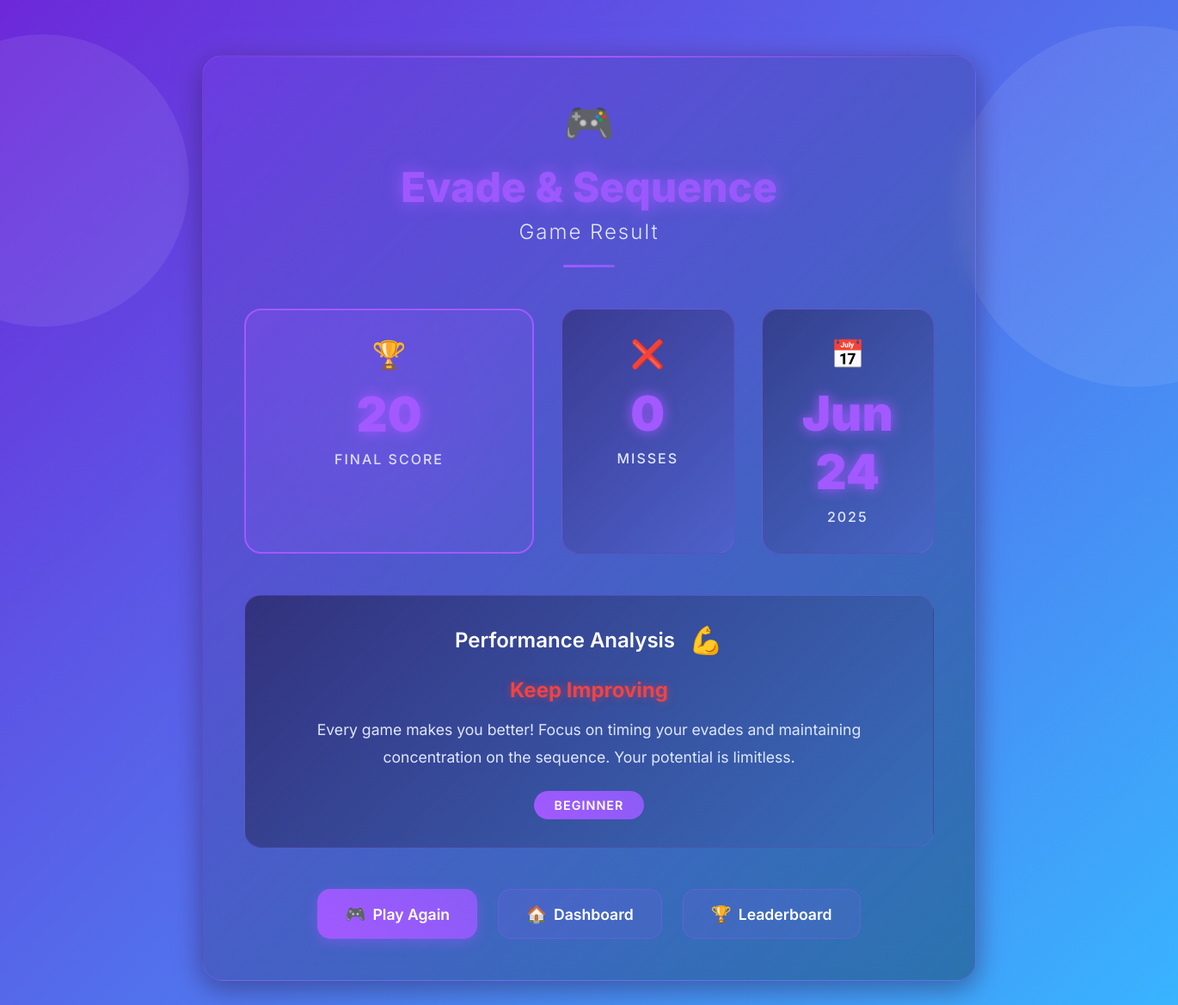
Screenshot of /accounts/evade-and-sequence-result/2/ (signed in) with the database file from the repository.
### accounts/models.py (models this page shows, shortened)
class EvadeAndSequenceResult(models.Model):
    user = models.ForeignKey(User, on_delete=models.CASCADE)
    score = models.IntegerField()
    misses = models.IntegerField(default=0)
    timestamp = models.DateTimeField(auto_now_add=True)
    class Meta:
        ordering = ['-timestamp']

### accounts/views.py (the view)
# urls.py: path('evade-and-sequence-result/<int:result_id>/', evade_and_sequence_result_view, name='evade_and_sequence_result'),
@login_required
def evade_and_sequence_result_view(request, result_id):
    try:
        result = EvadeAndSequenceResult.objects.get(id=result_id, user=request.user)
    except EvadeAndSequenceResult.DoesNotExist:
        return redirect('dashboard')
    context = {
        'result': result
    }
    return render(request, 'accounts/evade_and_sequence_result.html', context)

### accounts/templates/accounts/evade_and_sequence_result.html (shortened to what this page needs)
{% load static %}
<!DOCTYPE html>
<html lang="en">
<head>
</head>
<body>
    <div class="circle-bg left"></div>
    <div class="circle-bg right"></div>
    <div class="container">
        <div class="result-container">
            <div class="result-header">
                <div class="header-icon">🎮</div>
                <h1>Evade & Sequence</h1>
                <h2>Game Result</h2>
                <div class="header-decoration"></div>
            </div>
            <div class="result-stats">
                <div class="stat-card primary-stat">
                    <div class="stat-icon">🏆</div>
                    <div class="stat-value">{{ result.score }}</div>
                    <div class="stat-label">Final Score</div>
                    <div class="stat-glow"></div>
                </div>
                <div class="stat-card secondary-stat">
                    <div class="stat-icon">❌</div>
                    <div class="stat-value">{{ result.misses }}</div>
                    <div class="stat-label">Misses</div>
                </div>
                <div class="stat-card secondary-stat">
                    <div class="stat-icon">📅</div>
                    <div class="stat-value">{{ result.timestamp|date:"M d" }}</div>
                    <div class="stat-label">{{ result.timestamp|date:"Y" }}</div>
                </div>
            </div>
            <div class="performance-analysis">
                <div class="analysis-header">
                    <h3>Performance Analysis</h3>
                    <div class="analysis-icon">
                        {% if result.score >= 500 %}
                            🏆
                        {% elif result.score >= 300 %}
                            🎯
                        {% elif result.score >= 150 %}
                            👍
                        {% else %}
                            💪
                        {% endif %}
                    </div>
                </div>
                {% if result.score >= 500 %}
                    <div class="performance-excellent">
                        <h4>Outstanding Performance!</h4>
                        <p>You've mastered the art of evasion and sequence! Your reflexes and focus are exceptional. This level of performance puts you among the elite players.</p>
                        <div class="performance-badge">Elite</div>
                    </div>
                {% elif result.score >= 300 %}
                    <div class="performance-great">
                        <h4>Great Job!</h4>
                        <p>Excellent work! You've shown strong skills in both evasion and number sequencing. You're well on your way to mastering this challenge.</p>
                        <div class="performance-badge">Advanced</div>
                    </div>
                {% elif result.score >= 150 %}
                    <div class="performance-good">
                        <h4>Good Performance</h4>
                        <p>Solid effort! Keep practicing to improve your evasion timing and sequence accuracy. Every game brings you closer to excellence.</p>
                        <div class="performance-badge">Intermediate</div>
                    </div>
                {% else %}
                    <div class="performance-improving">
                        <h4>Keep Improving</h4>
                        <p>Every game makes you better! Focus on timing your evades and maintaining concentration on the sequence. Your potential is limitless.</p>
                        <div class="performance-badge">Beginner</div>
                    </div>
                {% endif %}
            </div>
            <div class="result-actions">
                <a href="{% url 'evade_and_sequence' %}" class="button primary-button">
                    <span class="button-icon">🎮</span>
                    Play Again
                </a>
                <a href="{% url 'dashboard' %}" class="button secondary-button">
                    <span class="button-icon">🏠</span>
                    Dashboard
                </a>
                <a href="{% url 'leaderboard' %}" class="button secondary-button">
                    <span class="button-icon">🏆</span>
                    Leaderboard
                </a>
            </div>
        </div>
    </div>
</body>
</html>

### rows the page displays
EvadeAndSequenceResult: score "20", misses "0", timestamp "Jun 24", timestamp "2025"
